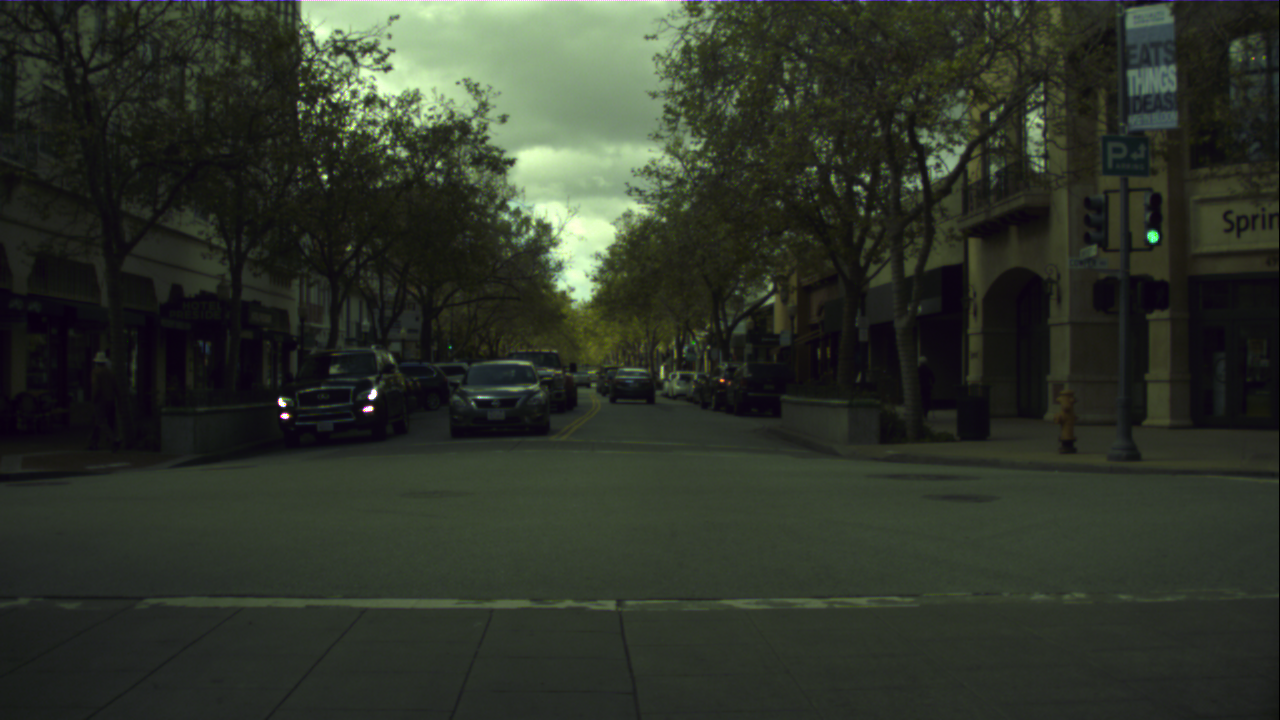
#> input picture lab2/images/photo.png, 1280 x 720 px
$ python main.py
#> lines starting #> are read from the running program, lines starting #| are printed output that depends on the picture
import cv2 as cv
import ctypes
import numpy as np
import matplotlib.pyplot as plt

image = cv.imread("images/photo.png")
#> image is the input picture: shape (720, 1280, 3); mean B, G, R 41.6, 52.5, 46.5
if image is None:
    raise ValueError("Не удалось открыть photo.png")
rgb = cv.cvtColor(image, cv.COLOR_BGR2RGB)
plt.imshow(rgb)
plt.show()

small = cv.resize(image,None, fx = 0.5,fy = 0.5, interpolation=cv.INTER_AREA)
bic = cv.resize(image,None, fx = 2,fy = 2, interpolation=cv.INTER_LINEAR)
cv.imshow("dih",small)
cv.imshow("doh",bic)

n_height, n_width = image.shape[:2]
#> n_height = 720; n_width = 1280
s_height, s_width = small.shape[:2]
#> s_height = 360; s_width = 640
b_height, b_width = bic.shape[:2]
#> b_height = 1440; b_width = 2560

print(n_height,n_width)
#| 720 1280
print(s_height,s_width)
#| 360 640
print(b_height,b_width)
#| 1440 2560


cv.waitKey(0)
cv.destroyAllWindows()

matrix = np.float32([[1, 0, 100],
                     [0, 1, 50]])

shifted = cv.warpAffine(image, matrix, (n_width, n_height))
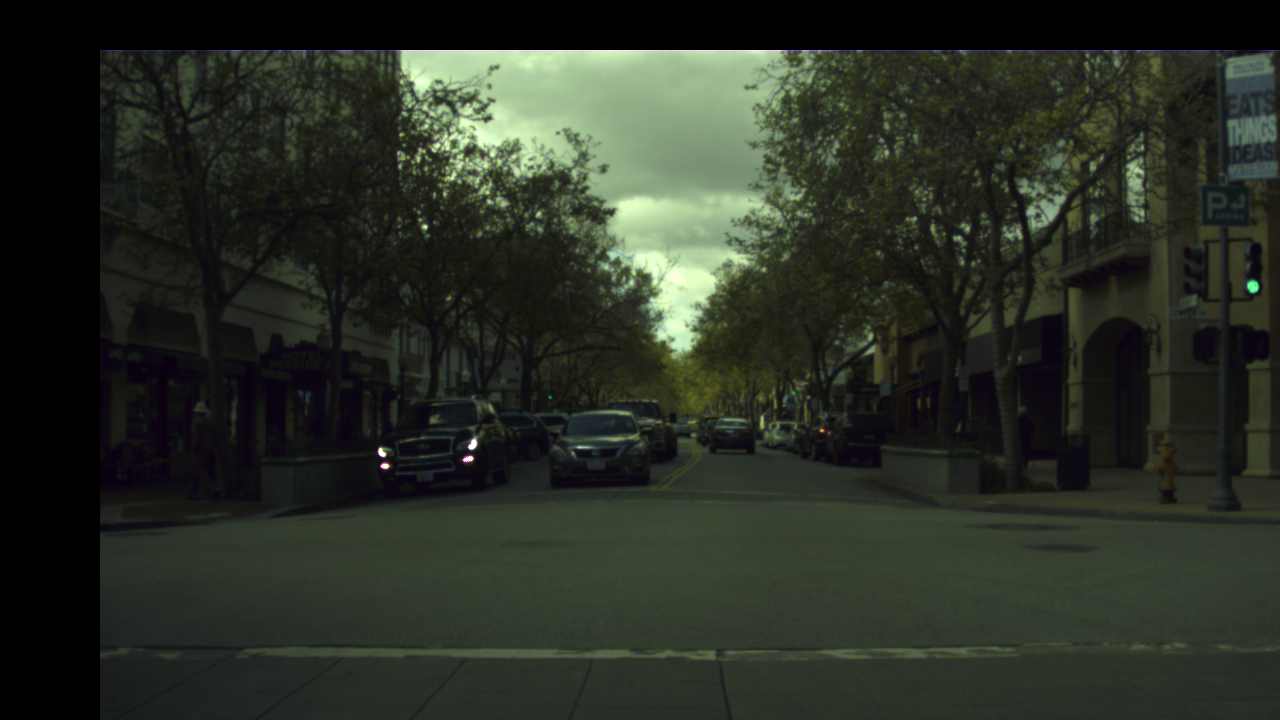
#> shifted: shape (720, 1280, 3); mean B, G, R 37, 47.1, 41.6
cv.imshow("shifted",shifted)
cv.waitKey(0)
cv.destroyAllWindows()

center = ((n_width - 1) / 2, (n_height - 1) / 2)
#> center = (639.5, 359.5)
matrix = cv.getRotationMatrix2D(center, 30, 1)
rotated = cv.warpAffine(image, matrix, (n_width, n_height))
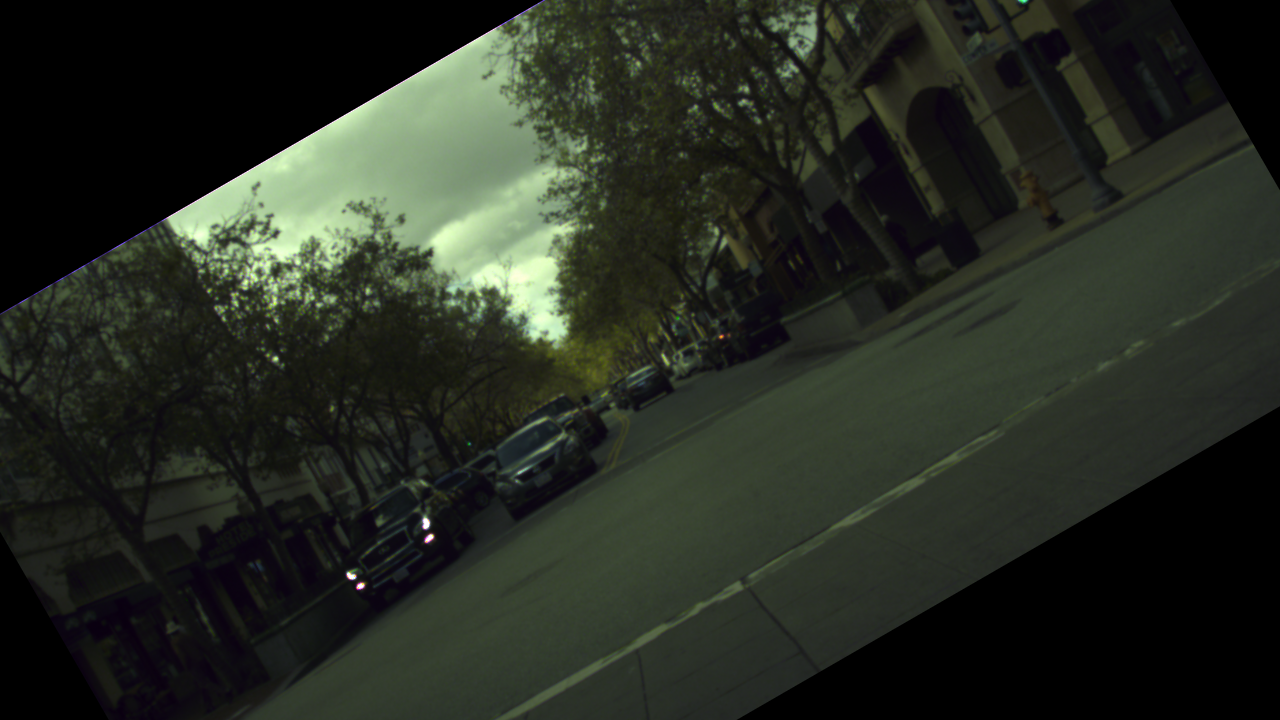
#> rotated: shape (720, 1280, 3); mean B, G, R 34.3, 43.6, 38.5
cv.imshow("rotated", rotated)
cv.waitKey(0)
cv.destroyAllWindows()

src_points = np.float32([
 [0.2 * n_width, 0.2 * n_height],
 [0.8 * n_width, 0.2 * n_height],
 [0.2 * n_width, 0.8 * n_height]
])
#> src_points = [[256, 144], [1024, 144], [256, 576]]

dst_points = np.float32([
    [0.1 * n_width, 0.3 * n_height],
    [0.9 * n_width, 0.1 * n_height],
    [0.3 * n_width, 0.9 * n_height]
])
#> dst_points = [[128, 216], [1152, 72], [384, 648]]

matrix = cv.getAffineTransform(src_points, dst_points)
affine = cv.warpAffine(image, matrix, (n_width, n_height))
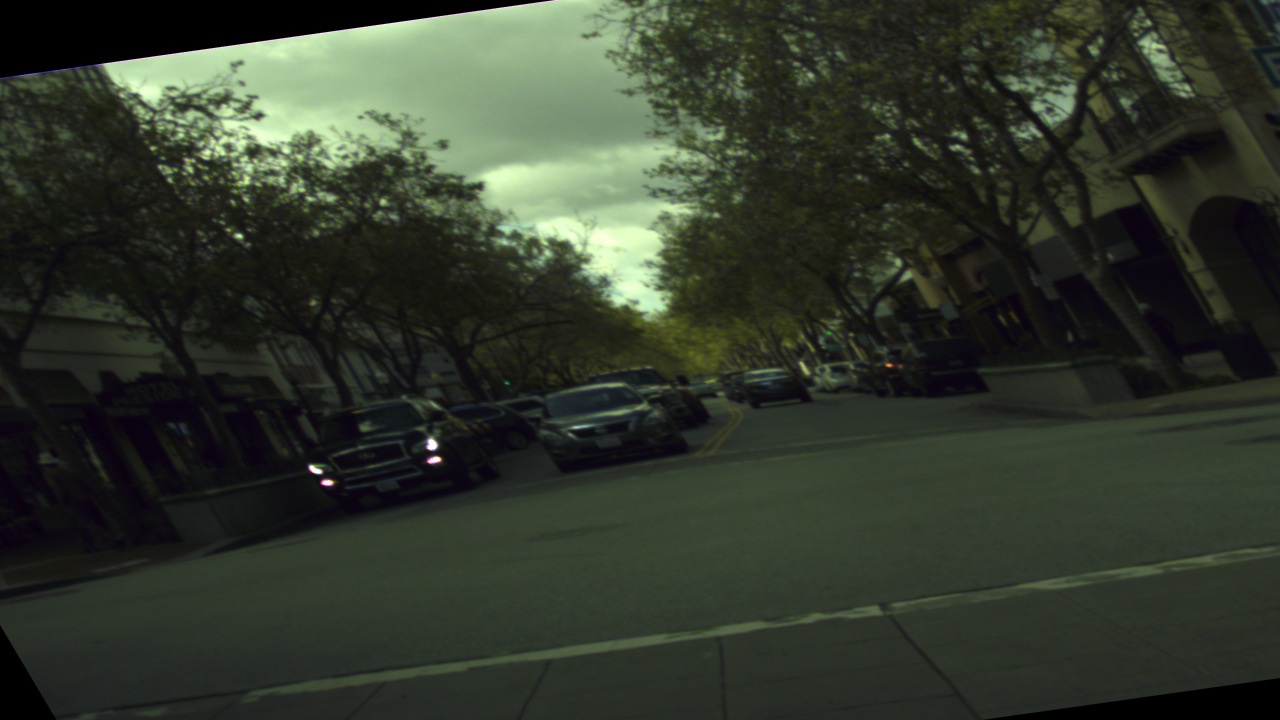
#> affine: shape (720, 1280, 3); mean B, G, R 44.3, 56.7, 49.9

cv.imshow("affine", affine)
cv.waitKey(0)
cv.destroyAllWindows()


plane = cv.imread("../lab3/plane.png")
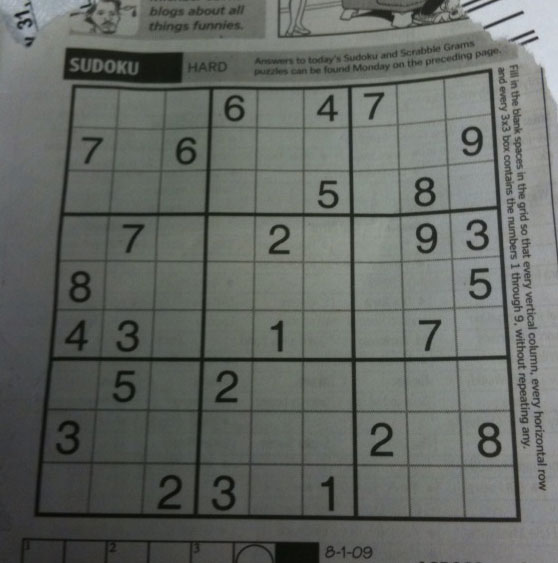
#> input picture lab2/images/plane.png, 558 x 563 px, found by its file name
#> plane is the input picture: shape (563, 558, 3); mean B, G, R 99.5, 104.1, 100
if plane is None:
    raise ValueError("Не удалось открыть plane.png")

plt.imshow(cv.cvtColor(plane, cv.COLOR_BGR2RGB))
plt.title("Выберите четыре угла сетки по порядку")
#> (the run stopped early here; a loop or call above may not have finished)
